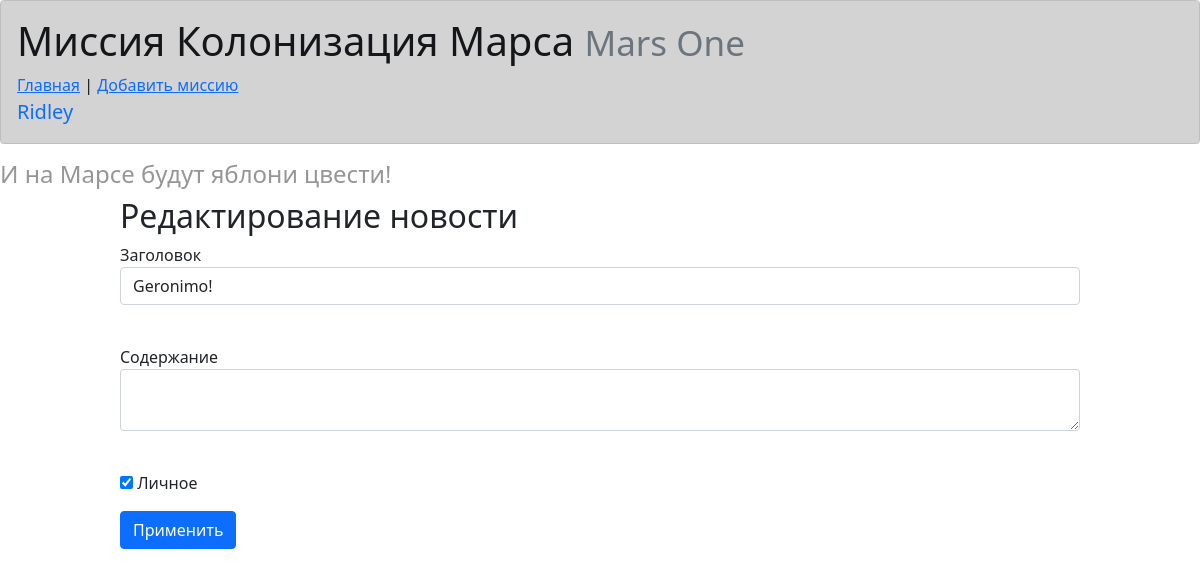
Before: /news/2 (signed in) with the older database file.
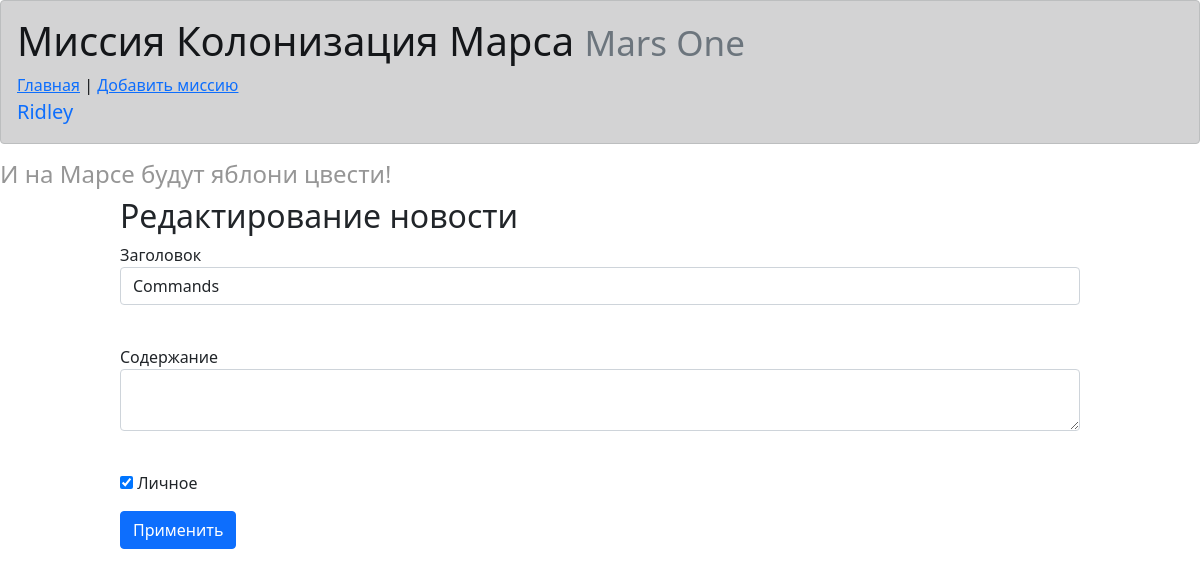
After: the same page with the newer database file.
### data/news.py (models this page shows)
class News(SqlAlchemyBase):
    __tablename__ = 'news'
    id = sqlalchemy.Column(sqlalchemy.Integer,
                           primary_key=True, autoincrement=True)
    title = sqlalchemy.Column(sqlalchemy.String, nullable=True)
    content = sqlalchemy.Column(sqlalchemy.String, nullable=True)
    created_date = sqlalchemy.Column(sqlalchemy.DateTime,
                                     default=datetime.datetime.now)
    is_private = sqlalchemy.Column(sqlalchemy.Boolean, default=True)
    user_id = sqlalchemy.Column(sqlalchemy.Integer,
                                sqlalchemy.ForeignKey("users.id"))
    user = orm.relationship('User')
    categories = orm.relationship("Category",
                                  secondary="association",
                                  backref="news")

### main.py (the view, shortened to what this page needs)
@app.route('/news/<int:id>', methods=['GET', 'POST'])
@login_required
def edit_news(id):
    form = NewsForm()
    if request.method == "GET":
        db_sess = db_session.create_session()
        news = db_sess.query(News).filter(News.id == id,
                                          News.user == current_user
                                          ).first()
        if news:
            form.title.data = news.title
            form.content.data = news.content
            form.is_private.data = news.is_private
        else:
            abort(404)
    return render_template('news.html',
                           title='Редактирование новости',
                           form=form
                           )

### main.py
class NewsForm(FlaskForm):
    title = StringField('Заголовок', validators=[DataRequired()])
    content = TextAreaField("Содержание")
    is_private = BooleanField("Личное")
    submit = SubmitField('Применить')

### data/db_session.py (called while the page is built)
def create_session() -> Session:
    global __factory
    return __factory()

### main.py (called while the page is built)
@login_manager.user_loader
def load_user(user_id):
    db_sess = db_session.create_session()
    return db_sess.query(User).get(user_id)

### templates/news.html (shortened to what this page needs)
{% extends "base.html" %}
{% block content %}
<h2 id="temp">{{ title }}</h2>
<form action="" method="post">
    <p class="forms">
        {{ form.title.label }}<br>
        {{ form.title(class="form-control") }}<br>
    </p>
    <p class="forms">
        {{ form.content.label }}<br>
        {{ form.content(class="form-control") }}<br>
    </p>
    <p class="forms">{{ form.is_private() }} {{ form.is_private.label }}</p>
    <p class="forms">{{ form.submit(type="submit", class="btn btn-primary") }}</p>
</form>
{% endblock %}

Changed rows visible on the page:
changed News: title "Geronimo!" → "Commands"
